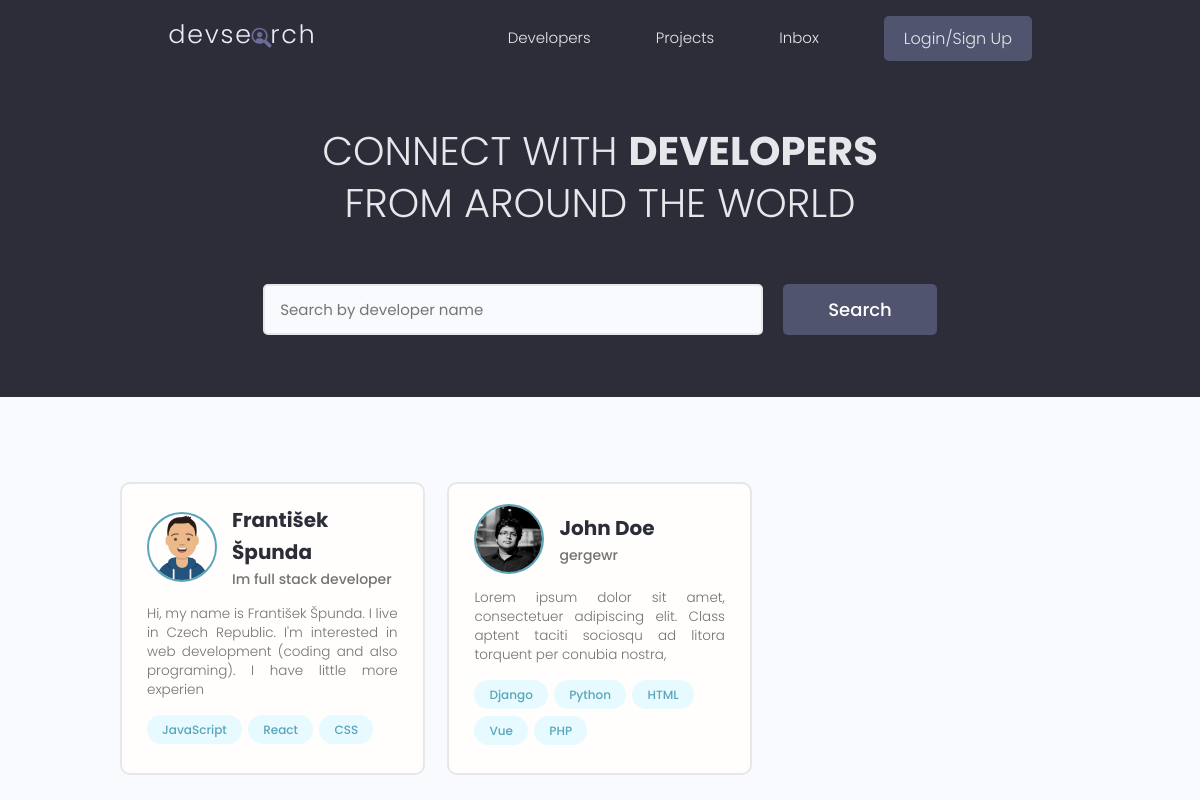
Before: / with the older database file.
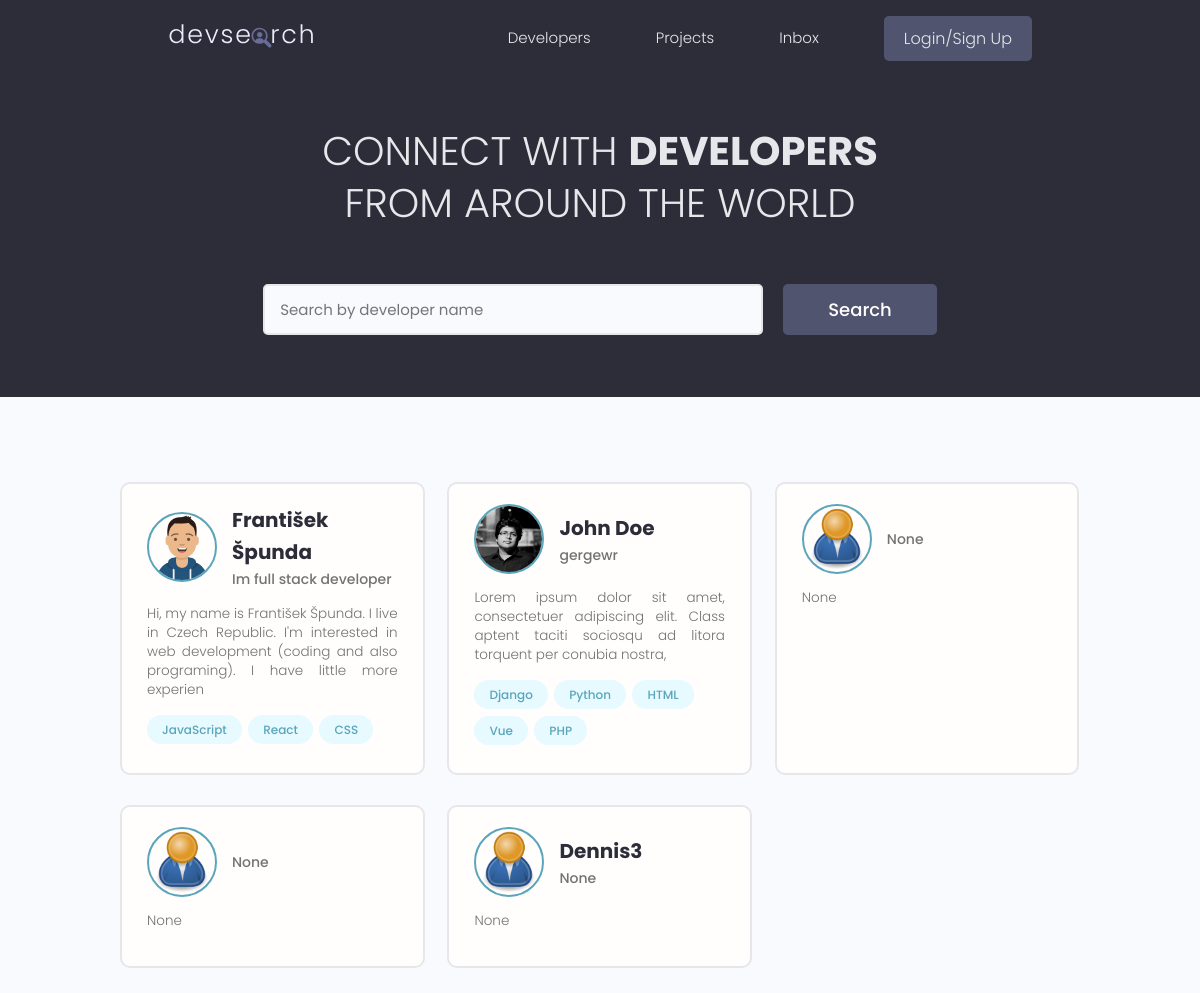
After: the same page with the newer database file.
### users/models.py (models this page shows, shortened)
class Profile(models.Model):
    user = models.OneToOneField(User, on_delete=models.CASCADE, null=True, blank=True)
    username = models.CharField(max_length=200, blank=True, null=True)
    location = models.CharField(max_length=200, blank=True, null=True)
    name = models.CharField(max_length=200, blank=True, null=True)
    email = models.EmailField(max_length=500, blank=True, null=True)
    short_intro = models.CharField(max_length=200, blank=True, null=True)
    bio = models.TextField(blank=True, null=True)
    profile_image = models.ImageField(null=True, blank=True, upload_to='profiles/', default='profiles/user-default.png')
    social_github = models.CharField(max_length=200, blank=True, null=True)
    social_twitter = models.CharField(max_length=200, blank=True, null=True)
    social_linkedin = models.CharField(max_length=200, blank=True, null=True)
    social_youtube = models.CharField(max_length=200, blank=True, null=True)
    social_website = models.CharField(max_length=200, blank=True, null=True)
    created = models.DateTimeField(auto_now_add=True)
    id = models.UUIDField(default=uuid.uuid4, unique=True, primary_key=True, editable=False)

class Skill(models.Model):
    owner = models.ForeignKey(Profile, on_delete=models.CASCADE, null=True, blank=True)
    name = models.CharField(max_length=200, blank=True, null=True)
    description = models.TextField(null=True, blank=True)
    created = models.DateTimeField(auto_now_add=True)
    id = models.UUIDField(default=uuid.uuid4, unique=True, primary_key=True, editable=False)

### users/views.py (the view)
# urls.py: path('', views.profiles, name="profiles"),
def profiles(request):
    profiles = Profile.objects.all()
    context = {'profiles': profiles}
    return render(request, 'users/profiles.html', context)

### users/templates/users/profiles.html (shortened to what this page needs)
{% extends 'main.html' %}
{% block content %}
<main class="home">
  <section class="hero-section text-center">
    <div class="container container--narrow">
      <div class="hero-section__box">
        <h2>CONNECT WITH <span>DEVELOPERS</span></h2>
        <h2>FROM AROUND THE WORLD</h2>
      </div>
      <div class="hero-section__search">
        <form class="form" action="#" method="get">
          <div class="form__field">
            <input class="input input--text" id="formInput#search" type="text" name="text"
              placeholder="Search by developer name" />
          </div>
          <input class="btn btn--sub btn--lg" type="submit" value="Search" />
        </form>
      </div>
    </div>
  </section>
  <section class="devlist">
    <div class="container">
      <div class="grid grid--three">
        {% for profile in profiles %}
        <div class="column card">
          <div class="dev">
            <a href="{% url 'user-profile' profile.id %}" class="card__body">
              <div class="dev__profile">
                <img class="avatar avatar--md" src="{{profile.profile_image.url}}" alt="image" />
                <div class="dev__meta">
                  <h3>{{profile.name}}</h3>
                  <h5>{{profile.short_intro|slice:'60'}}</h5>
                </div>
              </div>
              <p class="dev__info">{{profile.bio|slice:'150'}}</p>
              <div class="dev__skills">
                {% for skill in profile.skill_set.all|slice:'5' %}
                <span class="tag tag--pill tag--main">
                  <small>{{skill.name}}</small>
                </span>
                {% endfor %}
              </div>
            </a>
          </div>
        </div>
        {% endfor %}
      </div>
    </div>
  </section>
</main>
{% endblock content %}

Changed rows visible on the page:
added Profile: profile_image (placeholder picture), short_intro "None", bio "None"
added Profile: profile_image (placeholder picture), short_intro "None", bio "None"
added Profile: profile_image (placeholder picture), name "Dennis3", short_intro "None", bio "None"
